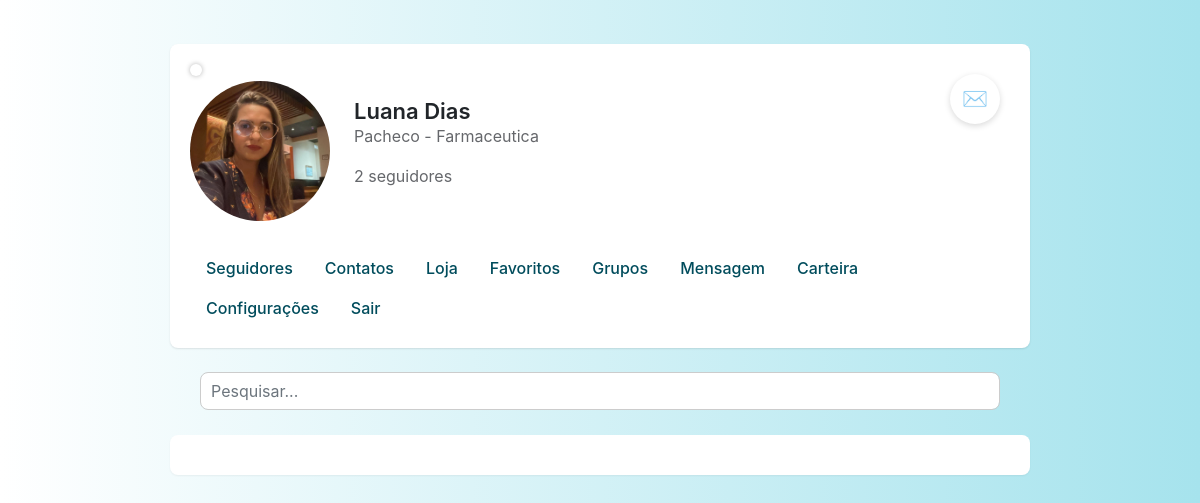
/home/3/ (signed in), run on the app's committed database.
### app/models.py (models this page shows, shortened)
class User(UserMixin, db.Model):
    __tablename__ = 'user'
    id = db.Column(db.Integer, primary_key=True)
    nome = db.Column(db.String(150), nullable=False)
    sobreNome = db.Column(db.String(150), nullable=True)
    status = db.Column(db.String(150), nullable=True)
    cpf_cnpj = db.Column(db.String(20), unique=True, nullable=True)
    email = db.Column(db.String(150), unique=True, nullable=False)
    senha = db.Column(db.String(150), nullable=False)
    imagem = db.Column(db.String(150), default='default.png')
    cor_fundo = db.Column(db.String(255), default='background-image: linear-gradient(to right, #fff, #a6e3ed);')
    last_seen = db.Column(db.DateTime, default=datetime.utcnow)
    notificacoes = db.relationship(
        'Notificacao',
        backref='destinatario',
        lazy='dynamic',
        foreign_keys='Notificacao.destinatario_id'
    )
    notificacoes_enviadas = db.relationship(
        'Notificacao',
        backref='remetente',
        lazy='dynamic',
        foreign_keys='Notificacao.remetente_id'
    )
    followed = db.relationship(
        'User', secondary=followers,
        primaryjoin=(followers.c.follower_id == id),
        secondaryjoin=(followers.c.followed_id == id),
        backref=db.backref('followers', lazy='dynamic'),
        lazy='dynamic'
    )
    def total_seguidores(self):
        return self.followers.count()
    def is_online(self):
        if self.last_seen:
            return datetime.utcnow() - self.last_seen < timedelta(minutes=0.10)
        return False

### app/views.py (the view)
@app.route('/home/<int:id>/', endpoint='home')
@login_required
def home(id):
    obj = User.query.get_or_404(id)
    pesquisa = request.args.get('pesquisa', '').strip()
    if pesquisa:
        dados = User.query.filter(
            or_(
                User.nome.ilike(f'%{pesquisa}%'),
                User.sobreNome.ilike(f'%{pesquisa}%')
            )
        ).order_by(User.nome).all()
    else:
        dados = User.query.order_by(User.nome).all()
    pessoas = User.query.all()
    quantidade = len(pessoas)
    context = {
        'busca': bool(pesquisa),
        'dados': dados
    }
    notificacoes_nao_lidas = Notificacao.query.filter_by(
        destinatario_id=obj.id,
        lida=False
    ).all()
    if notificacoes_nao_lidas:
        for notificacao in notificacoes_nao_lidas:
            notificacao.lida = True
        db.session.commit()
    notificacoes = Notificacao.query.options(
        joinedload(Notificacao.remetente)
    ).filter(
        Notificacao.destinatario_id == obj.id
    ).all()
    tem_notificacao = any(notificacao.lida == False for notificacao in notificacoes)
    fundo = obj.cor_fundo if obj.cor_fundo and obj.cor_fundo.strip() else "linear-gradient(to right, #fff, #a6e3ed)"
    return render_template(
        'home.html',
        obj=obj,
        usuario=obj,
        fundo=fundo,
        context=context,
        pessoas=pessoas,
        quantidade=quantidade,
        user_id=id,
        notificacoes=notificacoes,
        tem_notificacao=tem_notificacao,
    )

### app/__init__.py (called while the page is built)
@login_manager.user_loader
def load_user(user_id):
    return User.query.get(int(user_id))

### app/views.py (called while the page is built)
@app.before_request
def update_last_seen():
    if current_user.is_authenticated:
        current_user.last_seen = datetime.utcnow()
        db.session.commit()

### app/templates/home.html (shortened to what this page needs)
{% extends 'base.html' %}
{% block styles %}
<link rel="stylesheet" href="{{ url_for('static', filename='css/index.css') }}">
<link rel="stylesheet" href="{{ url_for('static', filename='css/home.css') }}">
{% endblock %}
{% block content %}
    <div id="corpo_home" class="container">
        <header id="header_home" class="mt-4">
            {% if obj.id == current_user.id %}
            <div id="pin">
                <a id="pin_btn">✉️</a>
            </div>
            {% endif %}
            <div id="status-indicador" class="{% if obj.is_online() %}online{% else %}offline{% endif %}"></div>
            <div id="cabecalho">
                <div>
                    <img class="rounded-circle" src="{{ url_for('static', filename='imagens/' + obj.imagem) }}"
                        alt="Foto Perfil">
                </div>
                <div class="m-4">
                    <h2>{{ obj.nome }} {{ obj.sobreNome }}</h2>
                    <p>{{ obj.status}}</p>
                    <p>{{ obj.total_seguidores() }} seguidores</p>
                </div>
            </div>
            <nav>
                <div>
                    <a href="{{ url_for('seguidores', user_id=obj.id) }}">Seguidores</a>
                    <a href="{{ url_for('seguindo', id=obj.id) }}">Contatos</a>
                    <a href="{{ url_for('loja') }}">Loja</a>
                    <a href="#">Favoritos</a>
                    <a href="#">Grupos</a>
                    <a href="{{ url_for('mensagens', usuario_id=usuario.id) }}" class="btn-link-style">Mensagem</a>
                    {% if obj.id == current_user.id %}
                    <a href="#">Carteira</a>
                    <a href="{{ url_for('configuracoes') }}">Configurações</a>
                    <a id="a_out" href="{{ url_for('logout') }}">Sair</a>
                    {% endif %}
                </div>
            </nav>
        </header>
        <form id="form_pesq_home" method="get" class="row col-12 mt-4">
            <div class="col-12">
                <input type="text" name="pesquisa" id="pesquisa" class="form-control" placeholder="Pesquisar...">
            </div>
        </form>
        <div id="nolt_home" class="container-fluid">
        </div>
    </div>
{% endblock %}

### app/static/css/index.css (style rules this page uses)
#body { background-image: linear-gradient(to right, #fff, #a6e3ed ); height: 100vh; }

### app/static/css/home.css (style rules this page uses)
* { margin: 0; padding: 0; box-sizing: border-box; height: auto; }
body { font-family: "Segoe UI", Tahoma, Geneva, Verdana, sans-serif; height: 100vh; }
#status-indicador { position: absolute; width: 15px; height: 15px; border-radius: 50%; box-shadow: 0 0 5px rgba(0, 0, 0, 0.3); z-index: 1000; transition: background-color 0.3s ease; }
#status-indicador.offline { background-color: white; width: 12px; height: 12px; border-radius: 50%; }
#pin { position: relative; }
#pin_btn { position: absolute; top: 10px; right: 10px; background-color: white; color: white; border: none; border-radius: 50%; width: 50px; height: 50px; font-weight: bold; font-size: 16px; cursor: pointer; z-index: 1000; display: flex; align-items: center; justify-content: center; box-shadow: 0 2px 6px rgba(0, 0, 0, 0.15); transition: background-color 0.3s ease; font-size: 1.3rem; }
#corpo_home { max-width: 900px; margin: auto; padding: 20px; height: 100%; }
#header_home { background-color: #fff; border-radius: 8px; padding: 20px; box-shadow: 0 1px 2px rgba(0,0,0,0.1); display: flex; flex-direction: column; gap: 10px; }
#cabecalho { display: flex; align-items: center; }
#header_home img.rounded-circle { width: 140px; height: 140px; object-fit: cover; }
#header_home h2 { margin: 0; font-size: 22px; font-weight: 600; }
#header_home p { color: #65676b; }
#header_home nav div { display: flex; flex-wrap: wrap; margin-top: 10px; }
#header_home nav a { text-decoration: none; font-weight: 500; transition: color 0.2s ease; cursor: pointer; }
#form_pesq_home { margin-top: 20px; display: flex; justify-content: center; align-items: center; margin: 0 auto; gap: 10px; }
#form_pesq_home input[type="text"] { border: 1px solid #ccc; border-radius: 8px; padding: 10px; width: 100%; font-size: 16px; }
#nolt_home { margin: auto; margin-top: 25px; padding: 20px; background-color: #fff; border-radius: 8px; box-shadow: 0 1px 2px rgba(0,0,0,0.05); max-height: 500px; overflow-y: auto; display: flex; justify-content: start; align-items: stretch; flex-direction: column; }
#corpo_home nav a { display: inline-block; padding: 8px 16px; border-radius: 8px; font-weight: 500; color: #004c5c; background-color: transparent; transition: all 0.25s ease-in-out; text-decoration: none; position: relative; }

### data on the page
User: imagem (picture), nome "Luana", sobreNome "Dias", status "Pacheco - Farmaceutica"

### other printed values
{{ obj.total_seguidores() }} "2"
